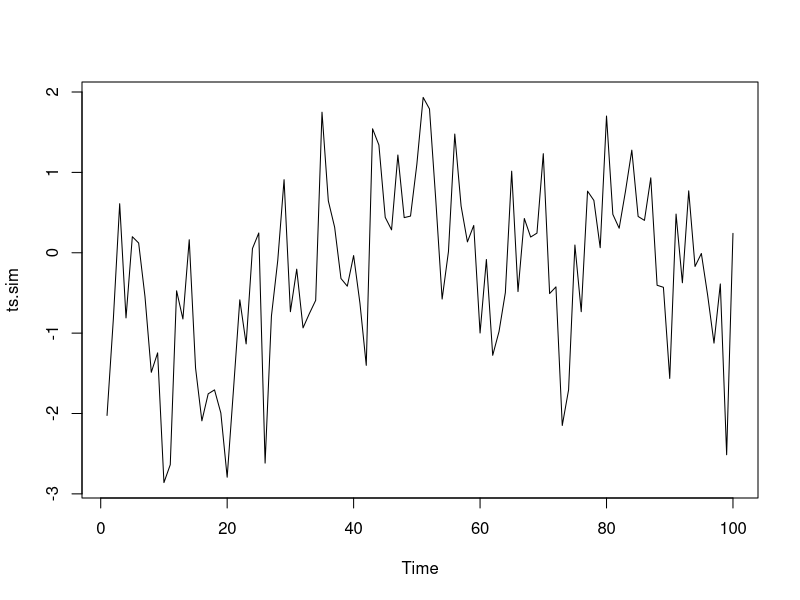
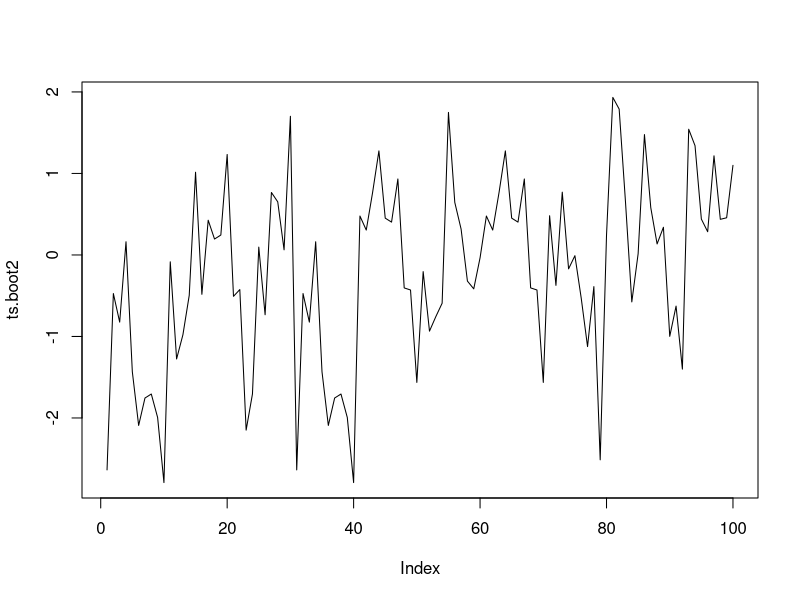

Source code (R) for these figures, in order:
## ---- chunk 1
knitr::opts_chunk$set(echo = TRUE)
## ---- chunk 2
ts.sim <- arima.sim(list(order = c(1, 0, 0), ar = 0.5), n = 100) 
ts.sim
plot(ts.sim)
## ---- chunk 3
ts.blocks <- list(ts.sim[c(1:10)], ts.sim[c(11:20)], ts.sim[c(21:30)], ts.sim[c(31:40)], ts.sim[c(41:50)], ts.sim[c(51:60)], ts.sim[c(61:70)], ts.sim[c(71:80)], ts.sim[c(81:90)], ts.sim[c(91:100)])
ts.blocks
## ---- chunk 4
ts.boot1 <- sample(ts.blocks, 10, replace = T)
ts.boot1
class(ts.boot1)
## ---- chunk 5
ts.boot2 <- c()
for(i in 1:10) {
  for(j in 1: 10) {
    ts.boot2 <- c(ts.boot2, ts.boot1[[i]][[j]])
  }
}
ts.boot2
class(ts.boot2)
## ---- chunk 6
plot(ts.boot2, type = "l")
## ---- chunk 7
bootstrap <- function(series, B, b, overlap)
{
  
}
